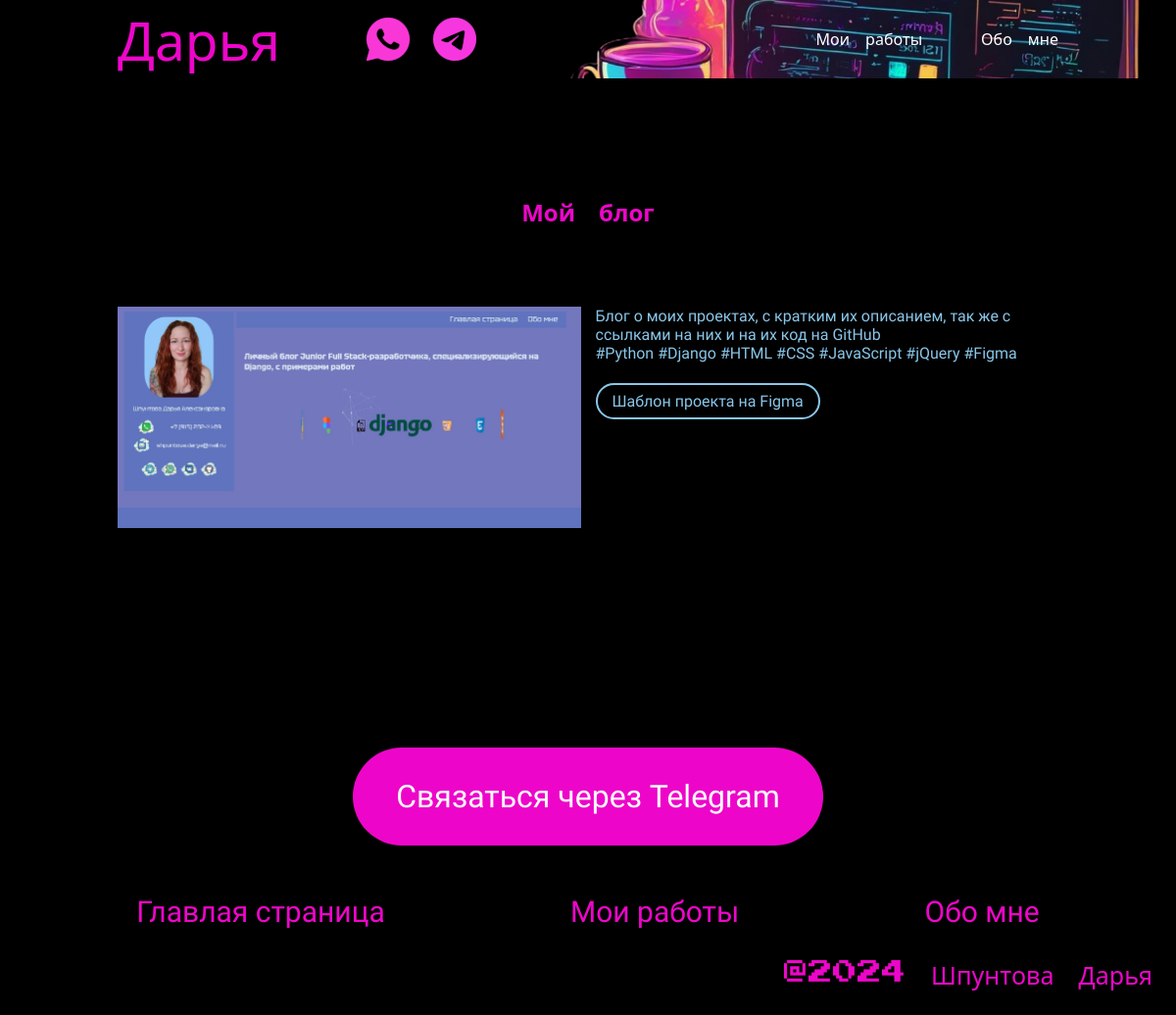
/progect/1/, run on the app's committed database.
### blog_index/models.py (models this page shows, shortened)
class Progects(models.Model):
    title = models.CharField(max_length=250, verbose_name='Название проекта')
    text = models.TextField(verbose_name='Описание проекта')
    img = models.ImageField(verbose_name='Скрин', default=None, upload_to='skrins')
    link_github = models.CharField(max_length=300, verbose_name='Ссылка на GitHub')
    link_progect=models.CharField(max_length=250, verbose_name='Ссылка на проект')
    link_figma = models.CharField(max_length=250, blank=True, verbose_name='Ссылка на Figma')
    tags = models.ManyToManyField('Tags', blank=True, related_name='tags', verbose_name="Тэги")
    data = models.DateField(blank=True,verbose_name='Дата')
    def __str__(self):
        return f'Проект {self.title}'
    class Meta:
        verbose_name = 'Проект'
        verbose_name_plural = 'Проекты'
        ordering = ['-data']

class Tags(models.Model):
    tag=models.CharField(max_length=100, verbose_name='Тег')
    svg = models.TextField(verbose_name='svg код', blank=True)
    text_tag = models.TextField(verbose_name='Описание', null=True)
    def __str__(self):
        return self.tag

### blog_index/views.py (the view)
# urls.py: path('progect/<int:prog_id>/', views.Progect_page.as_view(), name='prog_id'),
class Progect_page(DetailView):
    model = Progects
    template_name = 'blog_index/prog_id.html'
    context_object_name = 'progect'
    pk_url_kwarg = 'prog_id'
    def get_context_data(self, *, object_list=None, **kwargs):
        context = super(Progect_page, self).get_context_data(**kwargs)
        context['title'] = Progects.objects.filter(pk=self.kwargs['prog_id']).first()
        context['prog'] = Progects.objects.filter(pk=self.kwargs['prog_id'])
        context['tags'] = Tags.objects.filter(tag=self.model.tags)
        context['all_tags'] = Tags.objects.all
        return context

### blog_index/templates/blog_index/prog_id.html (shortened to what this page needs)
{% extends 'blog_index/baze.html' %}
{% block main %}
<section>
<div class="progect_detali conteiner">
    <h2 class="progect_name"> {{ object.title }} </h2>
    <div class="progect_center">
        <div class="progect_img">
            <img src="{{ object.img.url }}" alt="{{ object.text }}">
        </div>
        <div class="progect_text">
            <p> {{ object.text }}</p>
                <p class="re">
                    {% for tag in object.tags.all %}
                    <span>#{{ tag }}</span>
                    {% endfor %}
                </p>
            {% if object.link_figma != '' %}
                <p class="w_link"><a href="{{ object.link_figma }}">Шаблон проекта на Figma</a></p>
            {% else %}
                <p></p>
            {% endif %}
        </div>
    </div>
</div>
</section>
{% endblock %}

### blog_index/static/blog_index/index.css (style rules this page uses)
* { margin:0; font-family: "Jura", sans-serif; }
.conteiner { margin-inline: 10%; }
h2 { padding-top:120px; padding-bottom:80px; font-size: clamp(1rem, 2vw, 5rem); font-family: "Press Start 2P", system-ui; margin:0; color: #ED06C9; text-align: center; }
p { font-size:18px; }
@media (max-width:1200px) and (min-width:500px) { p { font-size:16px; } }
section { background-color: #000000; }
.progect_center { display: flex; gap: 15px; padding-bottom:100px; }
.progect_img { width:50% }
.progect_text { width:50%; color: #89C6E9; }
.progect_img img { width:100%; }
.progect_text a { text-decoration: none; color: #89C6E9; border: solid 2px #89C6E9; border-radius: 20px; padding: 7px; padding-inline: 15px; }
.w_link { margin-top:30px; }

### data on the page
Progects: title "Мой блог", img (picture), text "Блог о моих проектах, с кратким их описанием, так же с ссылками на них и на их код на GitHub"
Tags: tag "Python"
Tags: tag "Django"
Tags: tag "HTML"
Tags: tag "CSS"
Tags: tag "JavaScript"
Tags: tag "jQuery"
Tags: tag "Figma"
